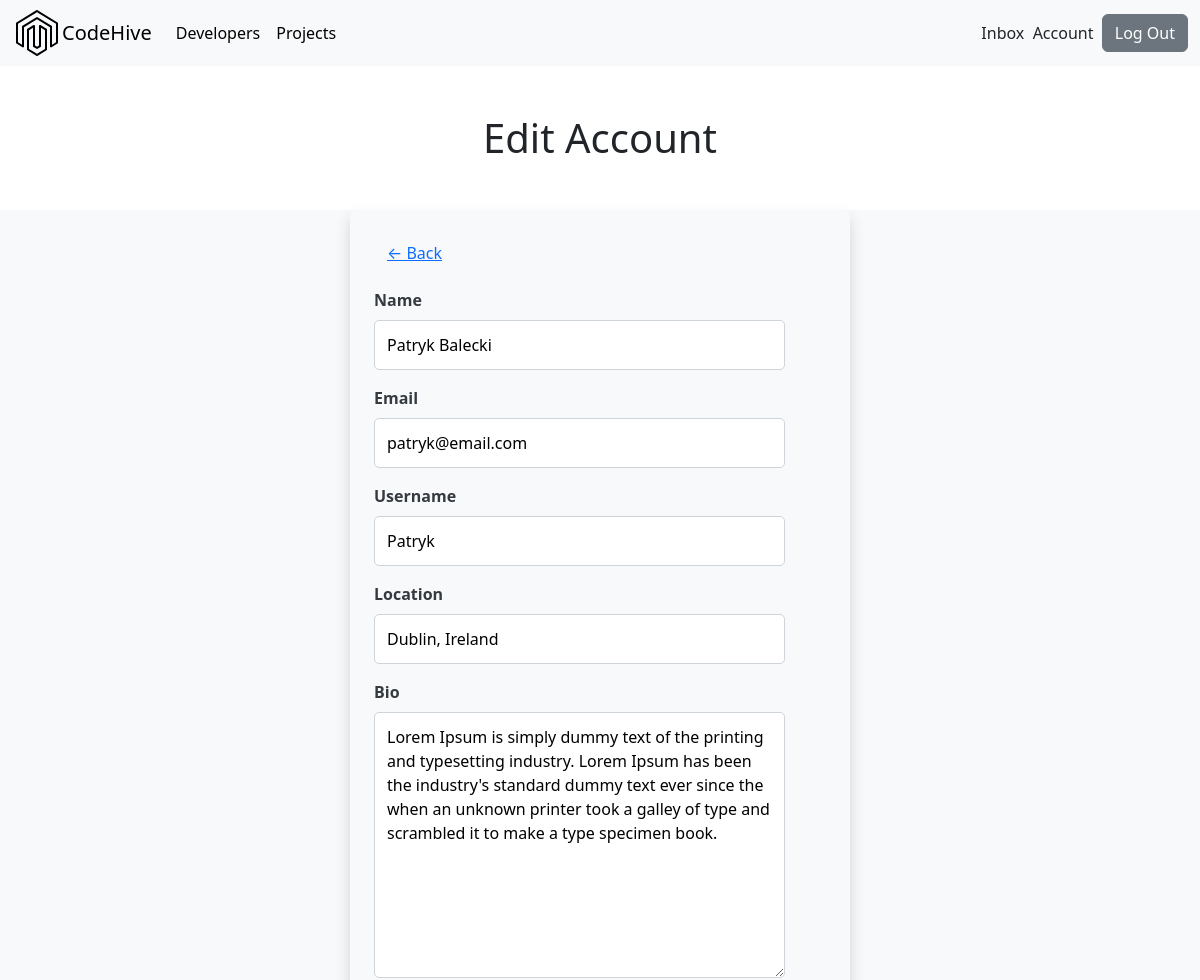
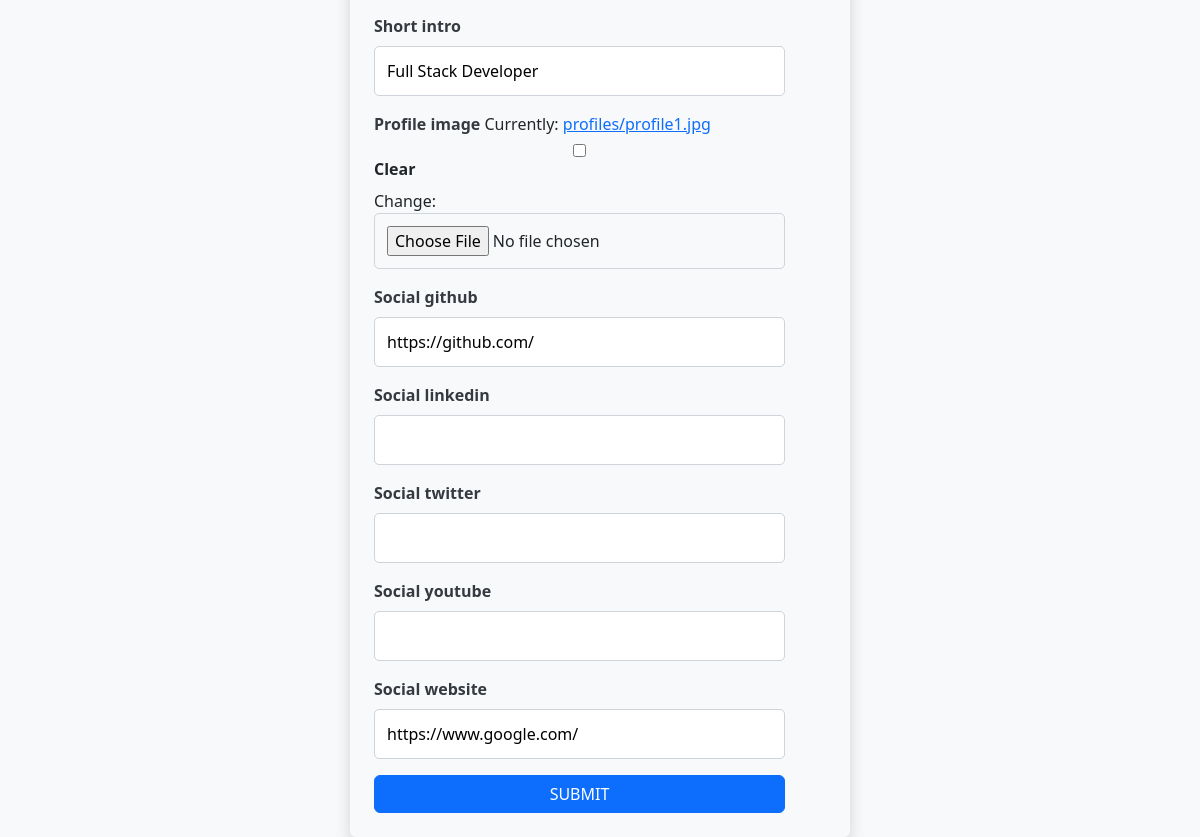
The page /edit-account/ (signed in) on the database its author committed (2 pictures, top to bottom).
### users/models.py (models this page shows, shortened)
class Profile(models.Model):
    user = models.OneToOneField(User, on_delete=models.CASCADE, null=True, blank=True)
    name = models.CharField(max_length=200, blank=True, null=True)
    email = models.EmailField(max_length=500, blank=True, null=True)
    username = models.CharField(max_length=200, blank=True, null=True)
    location = models.CharField(max_length=200, blank=True, null=True, default="Earth")
    short_intro = models.CharField(max_length=200, blank=True, null=True, default="This is a default bio. User has not added a bio yet.")
    bio = models.TextField(blank=True, null=True)
    profile_image = models.ImageField(null=True, blank=True, upload_to='profiles/', default="profiles/user-default.jpg")
    social_github = models.CharField(max_length=200, blank=True, null=True)
    social_twitter = models.CharField(max_length=200, blank=True, null=True)
    social_linkedin = models.CharField(max_length=200, blank=True, null=True)
    social_youtube = models.CharField(max_length=200, blank=True, null=True)
    social_website = models.CharField(max_length=200, blank=True, null=True)
    created = models.DateTimeField(auto_now_add=True)
    id = models.UUIDField(default=uuid.uuid4, unique=True, primary_key=True, editable=False)

### users/views.py (the view)
# urls.py: path('edit-account/', views.editAccount, name="edit-account"),
@login_required(login_url='login')
def editAccount(request):
    profile = request.user.profile
    form = ProfileForm(instance=profile)
    if request.method == 'POST':
        form = ProfileForm(request.POST, request.FILES, instance=profile)
        if form.is_valid():
            form.save()
            return redirect('account')
    context = {'form': form}
    return render(request, 'users/profile_form.html', context)

### users/forms.py
class ProfileForm(ModelForm):
    class Meta:
        model = Profile
        fields = ['name', 'email', 'username',
                  'location', 'bio', 'short_intro', 'profile_image',
                  'social_github', 'social_linkedin', 'social_twitter',
                  'social_youtube', 'social_website']
    def __init__(self, *args, **kwargs):
        super(ProfileForm, self).__init__(*args, **kwargs)
        for name, field in self.fields.items():
            field.widget.attrs.update({'class': 'input'})

### users/templates/users/profile_form.html (shortened to what this page needs)
{% extends 'main.html' %}
{% block content %}
<h1 class="text-center my-5">Edit Account</h1>
<main class="form-page d-flex justify-content-center align-items-center">
    <div class="content-box w-50 p-4 bg-light shadow rounded">
        <div class="form-wrapper">
            <a class="btn btn-link mb-3" href="{% url 'account' %}">&larr; Back</a>
            <form class="form" method="POST" action="{% url 'edit-account' %}" enctype="multipart/form-data">
                {% for field in form %}
                <div class="mb-3">
                    <label for="{{ field.id_for_label }}" class="form-label">{{ field.label }}</label>
                    {{ field }}
                </div>
                {% endfor %}
                <button class="btn btn-primary w-100" type="submit">Submit</button>
            </form>
        </div>
    </div>
</main>
{% endblock content %}

### static/styles/main.css (style rules this page uses)
.btn { border-radius: 20px; }
.content-box { max-width: 600px; width: 100%; border-radius: 10px; }
textarea { resize: none; }
.btn-primary { background-color: #007bff; border: none; transition: background-color 0.3s ease; }
.btn { border-radius: 4px; }
.form-page { min-height: 100vh; background-color: #f8f9fa; }
.content-box { max-width: 600px; background-color: #ffffff; border-radius: 8px; box-shadow: 0 4px 6px rgba(0, 0, 0, 0.1); }
label { font-weight: 500; display: block; margin-bottom: 0.5rem; }
input, select, textarea { display: block; width: 100%; padding: 0.75rem; font-size: 1rem; border: 1px solid #ced4da; border-radius: 4px; }
.btn-primary { font-size: 1.1rem; padding: 0.75rem; }
.content-box { max-width: 600px; background-color: #fff; border-radius: 10px; box-shadow: 0 4px 6px rgba(0, 0, 0, 0.1); }
label { font-weight: 600; margin-bottom: 0.5rem; }
input, select, textarea { display: block; width: 100%; padding: 0.75rem; font-size: 1rem; border: 1px solid #ced4da; border-radius: 5px; box-shadow: none; }
.btn-primary { padding: 0.75rem; font-size: 1.1rem; font-weight: 500; }
.content-box { max-width: 400px; border-radius: 10px; box-shadow: 0 4px 6px rgba(0, 0, 0, 0.1); }
.btn-primary { padding: 0.5rem 1.25rem; font-weight: 600; }
.content-box { display: flex; border-radius: 10px; box-shadow: 0 4px 6px rgba(0, 0, 0, 0.1); }
.content-box { border-radius: 10px; box-shadow: 0 4px 6px rgba(0, 0, 0, 0.1); }
.content-box { max-width: 500px; border-radius: 10px; box-shadow: 0 4px 6px rgba(0, 0, 0, 0.1); }
.form-label { font-weight: bold; color: #343a40; }
.btn-primary { background-color: #007bff; border: none; font-size: 1rem; padding: 10px; text-transform: uppercase; transition: background-color 0.3s ease; }

### rows shown on the page
Profile: form "Patryk Balecki" "patryk@email.com" "Patryk" "Dublin, Ireland" "Lorem Ipsum is simply dummy text of the printing and typesetting industry. Lorem Ipsum has been the industry's standard dummy text ever since the when an unknown printer took a galley of type and scrambled it to make a type specimen book." "Full Stack Developer" "https://github.com/" "https://www.google.com/"

### other values the page prints
{{ field.label }} "Name" "Email" "Username" "Location" "Bio" "Short intro" "Profile image" "Social github" "Social linkedin" "Social twitter" "Social youtube" "Social website"
